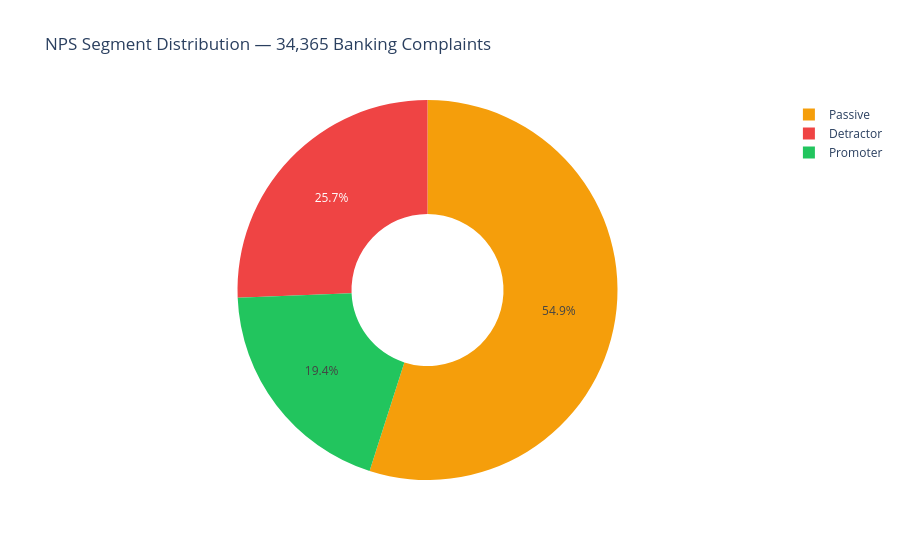

Here is the notebook cell this chart was saved with:
### Markdown cell above
## 5. NPS Segment Distribution

### Code cell
segment_counts = df_banking["nps_segment"].value_counts().reset_index()
segment_counts.columns = ["segment", "count"]

color_map = {"Promoter": "#22c55e", "Passive": "#f59e0b", "Detractor": "#ef4444"}

fig = px.pie(
    segment_counts, values="count", names="segment",
    color="segment", color_discrete_map=color_map,
    title="NPS Segment Distribution — 34,365 Banking Complaints",
    hole=0.4,
)
fig.show()

### Figure 1 — Plotly figure (JSON) as saved in the notebook; plotly's stock layout.template omitted (floating-point values rounded to 4 significant figures)
{"data": [{"customdata": [["Passive"], ["Detractor"], ["Promoter"]], "domain": {"x": [0, 1], "y": [0, 1]}, "hole": 0.4, "hovertemplate": "segment=%{customdata[0]}<br>count=%{value}<extra></extra>", "labels": ["Passive", "Detractor", "Promoter"], "legendgroup": "", "marker": {"colors": ["#f59e0b", "#ef4444", "#22c55e"]}, "name": "", "showlegend": true, "type": "pie", "values": [19350, 9038, 6838]}], "layout": {"legend": {"tracegroupgap": 0}, "title": {"text": "NPS Segment Distribution — 34,365 Banking Complaints"}}}
